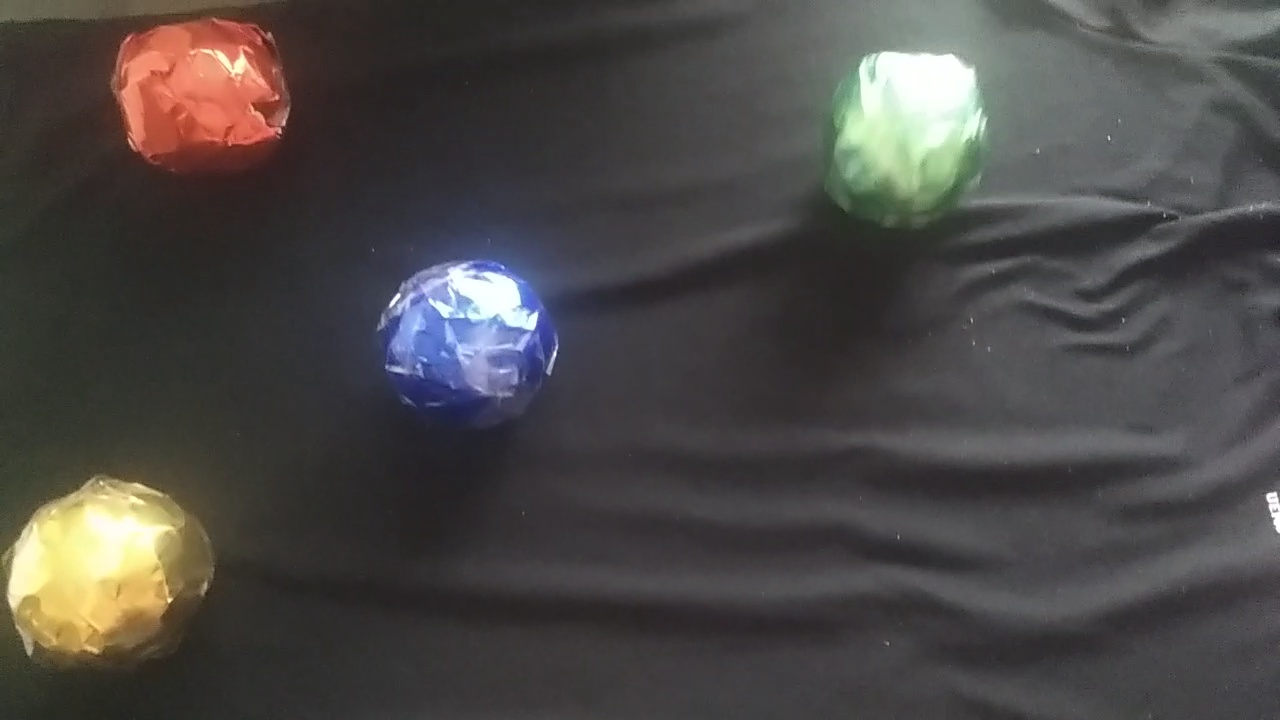
#> input picture imagens/frame104.jpg, 1280 x 720 px, given in place of frame0.jpg, which was not available
$ python detecta_circulos_script.py
#> lines starting #> are read from the running program, lines starting #| are printed output that depends on the picture; after the words box and inside, x2 and y2 are one past the last pixel; in counts of white or black regions, pixels touching at a corner belong together
import numpy as np
import argparse
import cv2

image = cv2.imread("imagens/frame0.jpg")
#> image is the input picture: shape (720, 1280, 3); mean B, G, R 71, 72.8, 75.8
output = image.copy()
gray = cv2.cvtColor(image, cv2.COLOR_BGR2GRAY)  # Cnverte para escala de cinza
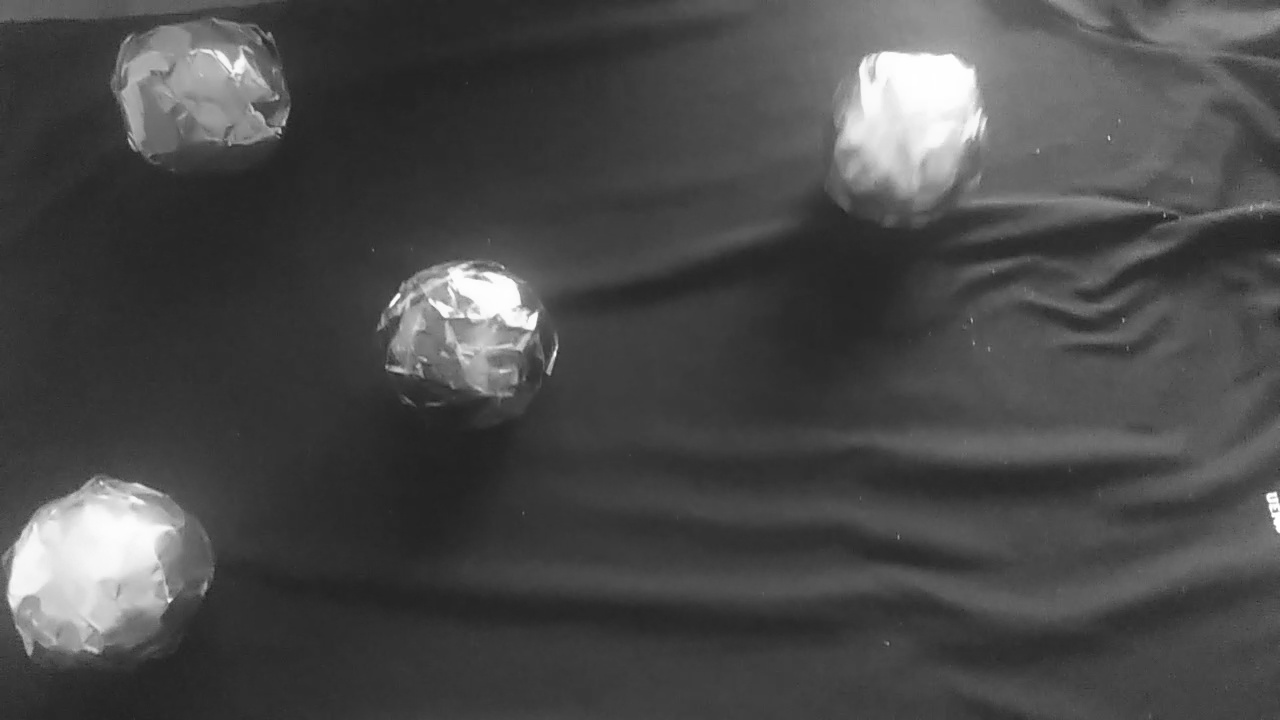
#> gray: shape (720, 1280); min 30, max 255, mean 73.5

# Função do opencv para detectar circulos
circles = cv2.HoughCircles(gray, cv2.HOUGH_GRADIENT, 1.4, 100)
#> circles = None

# Verifica se foi encontrado algum circulo
if circles is not None:
    # Converte (x, y) coordenadas and raio do circulo para inteiro
    circles = np.round(circles[0, :]).astype("int")

    # Passa pelo (x, y) coordenadas e o raio dos circulos
    for (x, y, r) in circles:
        # Desenha o circulo na output image, e então desenha um retangulo
        # correspondendo o centro do circulo
        cv2.circle(output, (x, y), r, (0, 255, 0), 4)
        cv2.rectangle(output, (x - 5, y - 5),
                      (x + 5, y + 5), (0, 128, 255), -1)
        print("X,Y do centro do circulo" + str((x, y)))

cv2.imshow('original escala', image)

height, width, channels = image.shape
#> height = 720; width = 1280; channels = 3

image = cv2.resize(image, (int(width/2), int(height/2)))
#> image: shape (360, 640, 3)
output = cv2.resize(output, (int(width/2), int(height/2)))

cv2.imshow('original', image)
cv2.imshow('output', output)
cv2.waitKey(0)

$ run again, on imagens/frame112.jpg
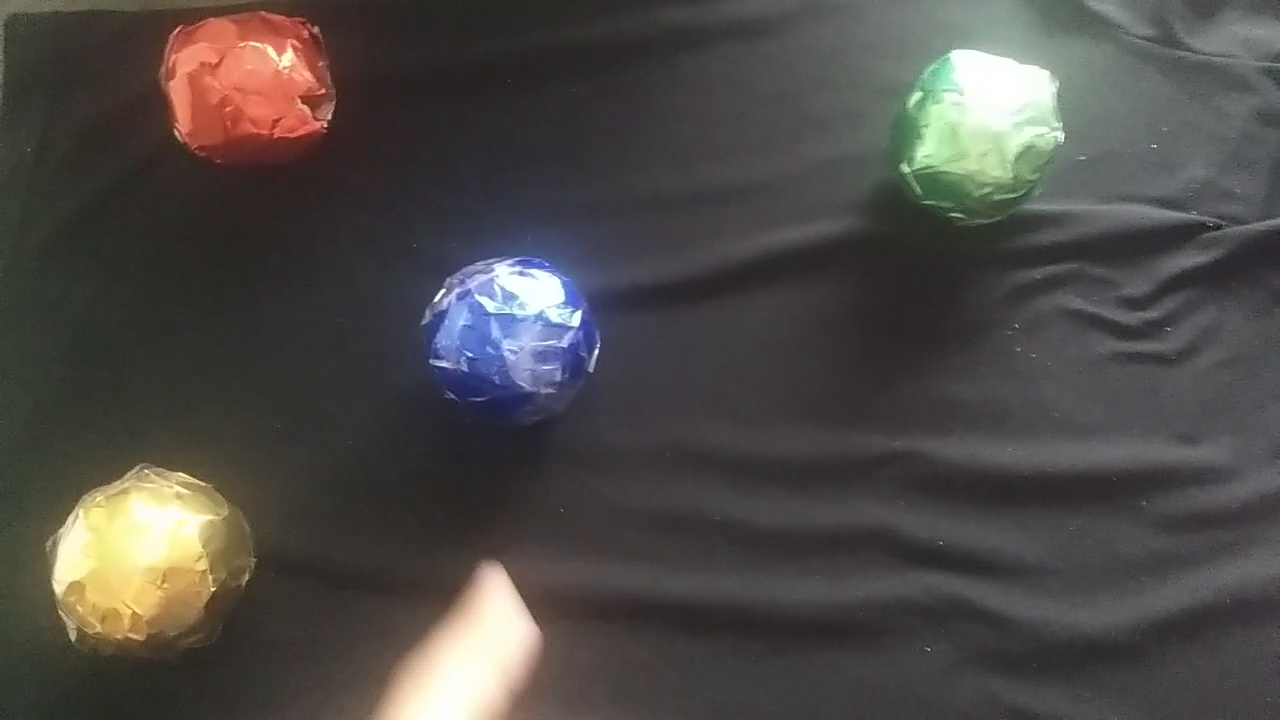
#> input picture imagens/frame112.jpg, 1280 x 720 px, given in place of frame0.jpg, which was not available
#> image is the input picture: shape (720, 1280, 3); mean B, G, R 72.2, 75, 78.4
#> `gray = cv2.cvtColor(image, cv2.COLOR_BGR2GRAY)`:
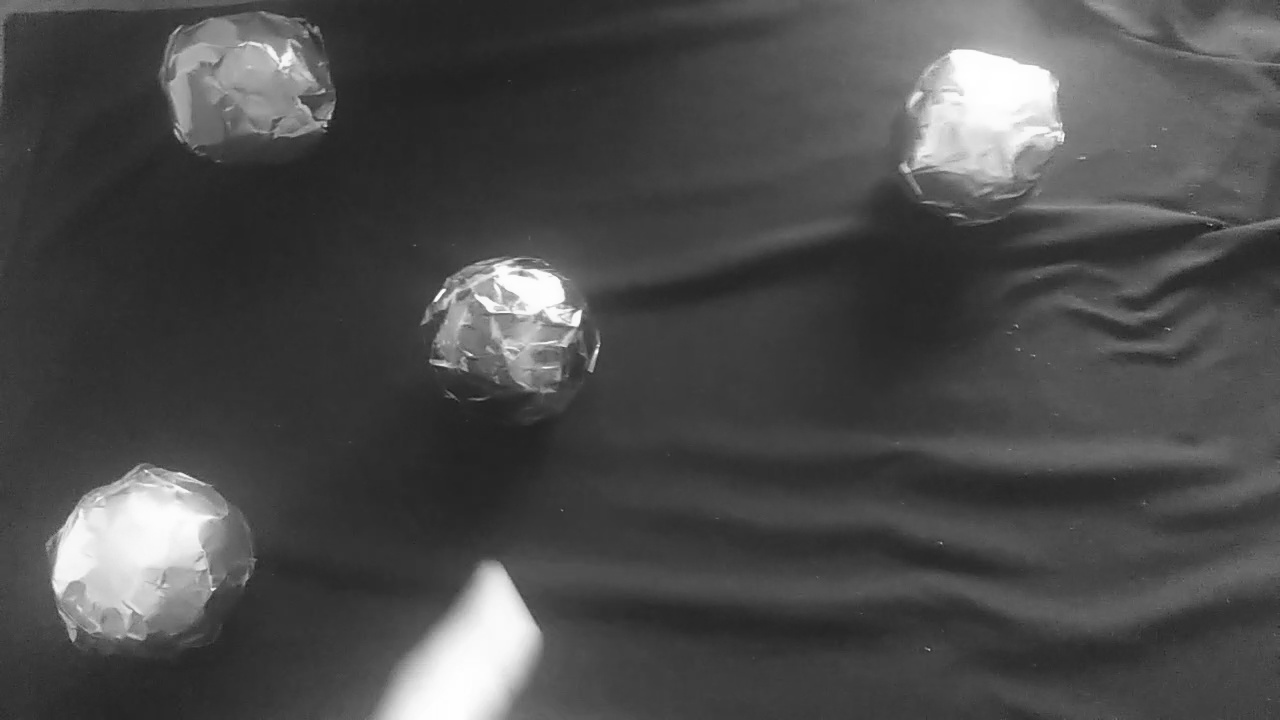
#> gray: shape (720, 1280); min 24, max 255, mean 75.7
#> `circles = cv2.HoughCircles(gray, cv2.HOUGH_GRADIENT, 1.4, 100)`: circles = [[153.3, 571.9, 102.3], [528.5, 328.3, 63.28]]
#> `circles = np.round(circles[0, :]).astype("int")`: circles = [[153, 572, 102], [528, 328, 63]]
#> the loop `for (x, y, r) in circles:` made 2 passes
#> (printed output is left out)
#> after the loop `for (x, y, r) in circles:`:
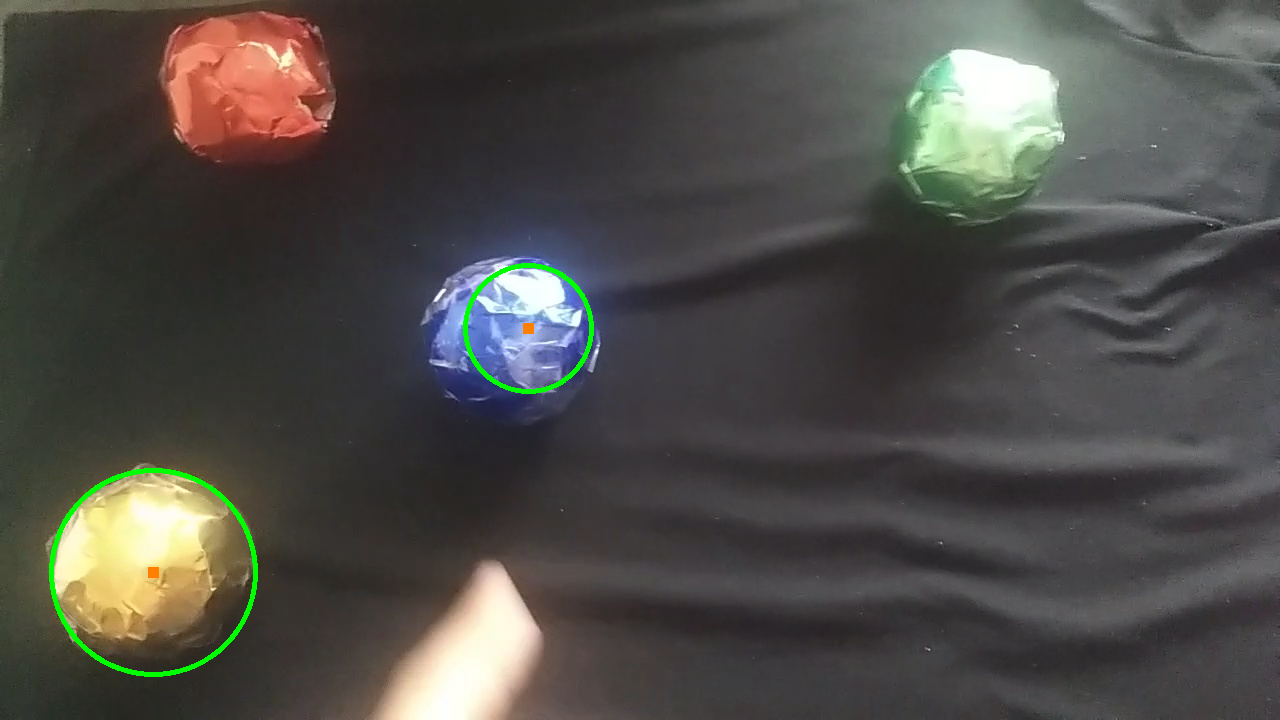
#> output: shape (720, 1280, 3); 0.59% of pixels changed, all inside (x1, y1, x2, y2) = (49, 263, 594, 677)
#> image: shape (360, 640, 3)
